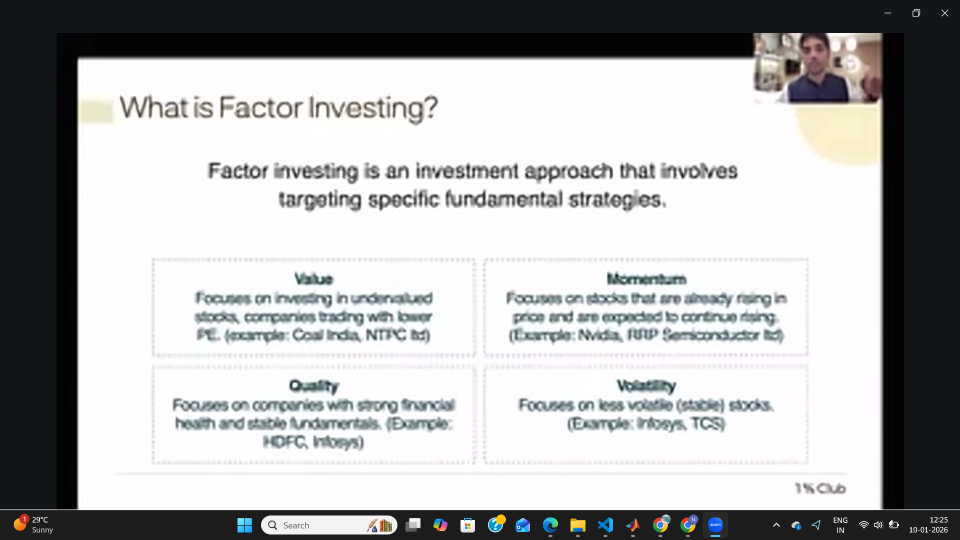
#> input picture Screenshot.png, 1920 x 1080 px (shown at 1/2 size)
$ python video6.py
#> lines starting #> are read from the running program, lines starting #| are printed output that depends on the picture; after the words box and inside, x2 and y2 are one past the last pixel; in counts of white or black regions, pixels touching at a corner belong together
import cv2
import numpy as np

img = cv2.imread('Screenshot.png')
#> img is the input picture: shape (1080, 1920, 3); mean B, G, R 176.6, 175.5, 175.3

img1 = cv2.resize(img,(500,500),interpolation= cv2.INTER_LINEAR)
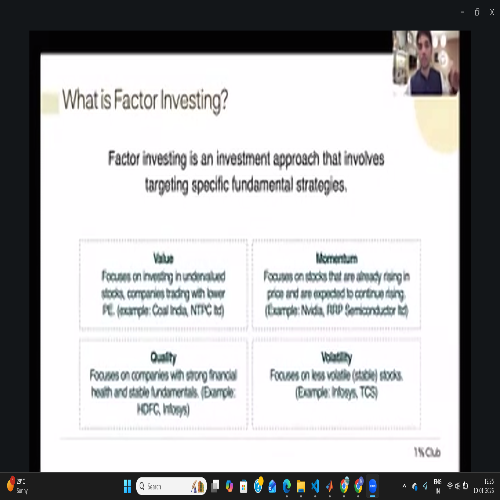
#> img1: shape (500, 500, 3); mean B, G, R 176.5, 175.4, 175.2
retval, threshold = cv2.threshold(img1, 170,200, cv2.THRESH_BINARY)
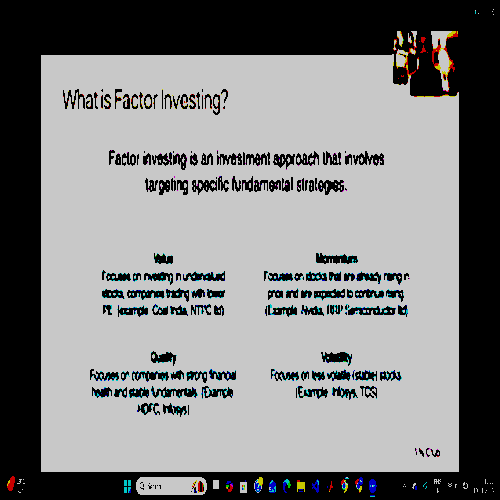
#> threshold: shape (500, 500, 3); mean B, G, R 129.8, 129.6, 129.1
grayscaled = cv2.cvtColor(img1, cv2.COLOR_BGR2GRAY)
retval12,threshold2 = cv2.threshold(grayscaled, 170, 255, cv2.THRESH_BINARY)
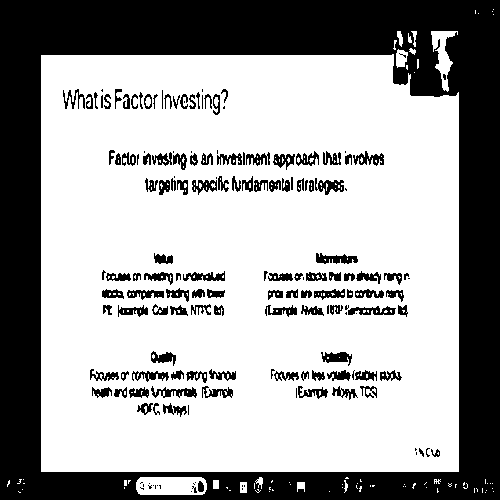
#> threshold2: shape (500, 500); 64.7% white; 167 black regions (47 under 20 px), largest, box (x1, y1, x2, y2) and area: (0, 0, 500, 500) 75347, (316, 253, 358, 264) 291, (151, 386, 197, 398) 273
gaus = cv2.adaptiveThreshold(grayscaled,255,cv2.ADAPTIVE_THRESH_GAUSSIAN_C,cv2.THRESH_BINARY, 115, 1)
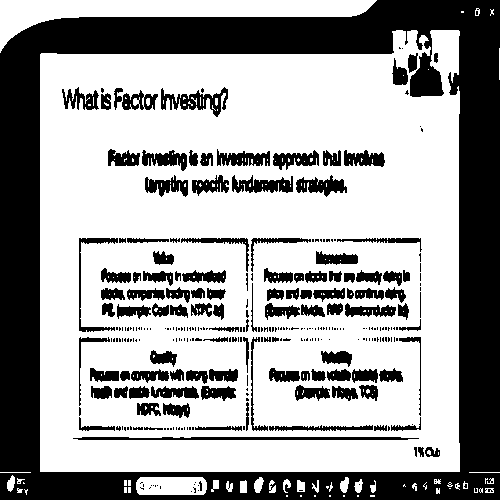
#> gaus: shape (500, 500); 63.5% white; 308 black regions (191 under 20 px), largest, box (x1, y1, x2, y2) and area: (0, 0, 500, 500) 64838, (73, 437, 419, 440) 948, (161, 87, 228, 117) 810
retval2,threshold3 = cv2.threshold(grayscaled,160,255,cv2.THRESH_BINARY+cv2.THRESH_OTSU)
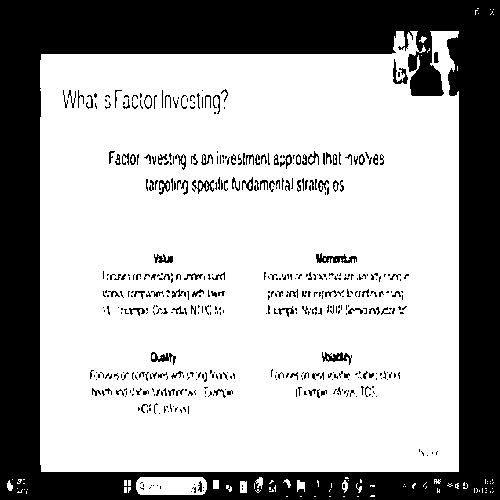
#> threshold3: shape (500, 500); 67.9% white; 479 black regions (371 under 20 px), largest, box (x1, y1, x2, y2) and area: (0, 0, 500, 500) 73387, (316, 253, 357, 263) 218, (322, 352, 352, 365) 176
#> retval2 = 136


cv2.imshow('Adaptive threshold',gaus)
cv2.imshow('og',img1)
cv2.imshow('threshold',threshold)
cv2.imshow('threshold2',threshold2)
cv2.imshow('threshold3',threshold3)
cv2.waitKey(0)
cv2.destroyAllWindows()
